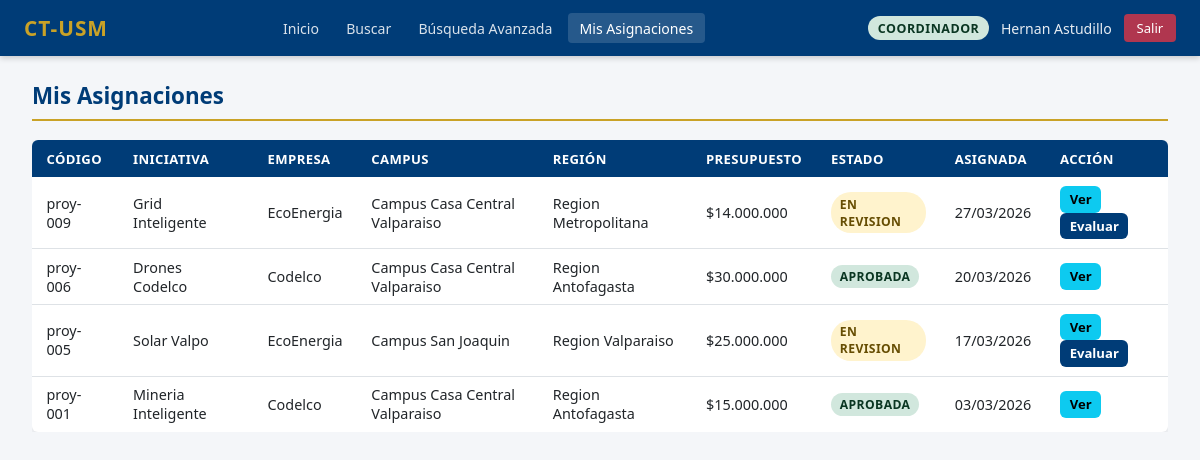
/PHP/mis_asignaciones.php (signed in), run on the app's committed database.
### tables this page shows
CREATE TABLE `asignacion_evaluador` (
  `AE_Id` int(11) NOT NULL,
  `AE_Postulacion_ID` int(11) NOT NULL,
  `AE_Evaluador_Rut` varchar(12) NOT NULL,
  `AE_Fecha_Asignacion` datetime NOT NULL DEFAULT current_timestamp(),
  `AE_Activo` tinyint(1) NOT NULL DEFAULT 1
);

CREATE TABLE `postulacion` (
  `P_Id` int(11) NOT NULL,
  `P_Codigo_interno` varchar(50) NOT NULL,
  `P_Nombre` varchar(100) NOT NULL,
  `P_Presupuesto` int(11) NOT NULL,
  `P_Fecha` date NOT NULL,
  `P_Descripcion` text NOT NULL,
  `P_Objetivo` text DEFAULT NULL,
  `P_Solucion` text DEFAULT NULL,
  `P_Resultados_Esperados` text DEFAULT NULL,
  `P_Otros_Documentos` varchar(255) DEFAULT NULL,
  `P_Iniciativa_ID` int(11) NOT NULL,
  `P_Responsable1_Rut` varchar(12) NOT NULL,
  `P_Responsable2_Rut` varchar(12) NOT NULL,
  `P_Empresa_Rut` varchar(12) NOT NULL,
  `P_Region_Realizar` int(11) NOT NULL,
  `P_Region_Impacto` int(11) NOT NULL,
  `P_Estado_ID` int(11) NOT NULL DEFAULT 1,
  `P_ID_Campus` int(11) NOT NULL,
  `P_Fecha_Envio` datetime DEFAULT NULL
);

### PHP/guard.php (called while the page is built, shortened)
<?php
$__usuario = $_SESSION['usuario'];
$__rut     = $__usuario['rut'];
?>

### PHP/mis_asignaciones.php (the view, shortened to what this page needs)
<?php
require_once "guard.php";
include "conexion.php";
$stmt = $conexion->prepare(
    "SELECT vp.*, ae.AE_Fecha_Asignacion
    FROM vista_postulaciones vp
    JOIN asignacion_evaluador ae ON ae.AE_Postulacion_ID = vp.P_Id
    WHERE ae.AE_Evaluador_Rut = ? AND ae.AE_Activo = 1
    ORDER BY ae.AE_Fecha_Asignacion DESC"
);
$stmt->bind_param("s", $__rut);
$stmt->execute();
$asignaciones = $stmt->get_result();
include "navbar.php";
?>
<h2 class="titulo-seccion">Mis Asignaciones</h2>
<?php if ($asignaciones->num_rows > 0): ?>
<div class="tabla-wrapper">
    <table class="tabla">
        <thead>
            <tr>
                <th>Código</th>
                <th>Iniciativa</th>
                <th>Empresa</th>
                <th>Campus</th>
                <th>Región</th>
                <th>Presupuesto</th>
                <th>Estado</th>
                <th>Asignada</th>
                <th>Acción</th>
            </tr>
        </thead>
        <tbody>
        <?php while ($row = $asignaciones->fetch_assoc()): ?>
            <tr>
                <td><?= htmlspecialchars($row['P_Codigo_interno']) ?></td>
                <td><?= htmlspecialchars($row['P_Nombre']) ?></td>
                <td><?= htmlspecialchars($row['Empresa']) ?></td>
                <td><?= htmlspecialchars($row['Campus']) ?></td>
                <td><?= htmlspecialchars($row['RegionRealizar']) ?></td>
                <td>$<?= number_format($row['P_Presupuesto'], 0, ',', '.') ?></td>
                <td><span class="badge badge-<?= strtolower(str_replace(' ', '-', $row['Estado'])) ?>"><?= htmlspecialchars($row['Estado']) ?></span></td>
                <td><?= date('d/m/Y', strtotime($row['AE_Fecha_Asignacion'])) ?></td>
                <td>
                    <a href="ver_postulacion.php?id=<?= $row['P_Id'] ?>" class="btn btn-sm btn-info">Ver</a>
                    <?php if (in_array($row['P_Estado_ID'], [2, 3])): ?>
                        <a href="evaluar_postulacion.php?id=<?= $row['P_Id'] ?>" class="btn btn-sm btn-primary">Evaluar</a>
                    <?php endif; ?>
                </td>
            </tr>
        <?php endwhile; ?>
        </tbody>
    </table>
</div>
<?php else: ?>
    <div class="vacio">No tienes postulaciones asignadas.</div>
<?php endif; ?>
<?php include "footer.php"; ?>

### PHP/css/estilo.css (style rules this page uses)
:root { --azul: #003C77; --azul-claro: #005fa3; --dorado: #c9a227; --dorado-hover: #a8841e; --bg: #f4f6f9; --blanco: #ffffff; --gris-borde: #dee2e6; --texto: #212529; --texto-muted:#6c757d; --verde: #198754; --rojo: #dc3545; --naranja: #fd7e14; --radio: 6px; --sombra: 0 2px 8px rgba(0,0,0,.10); }
* { box-sizing: border-box; margin: 0; padding: 0; }
body { font-family: 'Segoe UI', Arial, sans-serif; font-size: 15px; background: var(--bg); color: var(--texto); min-height: 100vh; }
.titulo-seccion { font-size: 1.4rem; font-weight: 700; color: var(--azul); margin-bottom: 1.2rem; padding-bottom: .5rem; border-bottom: 2px solid var(--dorado); }
.btn { display: inline-block; padding: .45rem 1rem; border-radius: var(--radio); border: none; cursor: pointer; font-size: .9rem; font-weight: 600; text-decoration: none; transition: all .2s; line-height: 1.4; }
.btn-primary { background: var(--azul); color: #fff; }
.btn-info { background: #0dcaf0; color: #000; }
.btn-sm { padding: .25rem .6rem; font-size: .82rem; }
.tabla-wrapper { overflow-x: auto; margin-bottom: 1.25rem; }
.tabla { width: 100%; border-collapse: collapse; background: var(--blanco); border-radius: var(--radio); overflow: hidden; box-shadow: var(--sombra); font-size: .9rem; }
.tabla thead th { background: var(--azul); color: #fff; padding: .6rem .9rem; text-align: left; font-weight: 600; font-size: .82rem; text-transform: uppercase; letter-spacing: .4px; }
.tabla tbody td { padding: .55rem .9rem; border-bottom: 1px solid var(--gris-borde); vertical-align: middle; }
.tabla tbody tr:last-child td { border-bottom: none; }
.badge { display: inline-block; padding: .2rem .55rem; border-radius: 20px; font-size: .76rem; font-weight: 700; text-transform: uppercase; letter-spacing: .4px; }
.badge-en-revision { background: #fff3cd; color: #664d03; }
.badge-aprobada { background: #d1e7dd; color: #0a3622; }

### data on the page
asignacion_evaluador: AE_Postulacion_ID.P_Codigo_interno "proy-009", AE_Postulacion_ID.P_Nombre "Grid Inteligente", Empresa "EcoEnergia", Campus "Campus Casa Central Valparaiso", RegionRealizar "Region Metropolitana", AE_Postulacion_ID.P_Presupuesto "14.000.000", Estado "EN REVISION", AE_Fecha_Asignacion "27/03/2026"
asignacion_evaluador: AE_Postulacion_ID.P_Codigo_interno "proy-006", AE_Postulacion_ID.P_Nombre "Drones Codelco", Empresa "Codelco", Campus "Campus Casa Central Valparaiso", RegionRealizar "Region Antofagasta", AE_Postulacion_ID.P_Presupuesto "30.000.000", Estado "APROBADA", AE_Fecha_Asignacion "20/03/2026"
asignacion_evaluador: AE_Postulacion_ID.P_Codigo_interno "proy-005", AE_Postulacion_ID.P_Nombre "Solar Valpo", Empresa "EcoEnergia", Campus "Campus San Joaquin", RegionRealizar "Region Valparaiso", AE_Postulacion_ID.P_Presupuesto "25.000.000", Estado "EN REVISION", AE_Fecha_Asignacion "17/03/2026"
asignacion_evaluador: AE_Postulacion_ID.P_Codigo_interno "proy-001", AE_Postulacion_ID.P_Nombre "Mineria Inteligente", Empresa "Codelco", Campus "Campus Casa Central Valparaiso", RegionRealizar "Region Antofagasta", AE_Postulacion_ID.P_Presupuesto "15.000.000", Estado "APROBADA", AE_Fecha_Asignacion "03/03/2026"

### other printed values
$__rol "COORDINADOR"
$__nombre "Hernan Astudillo"
